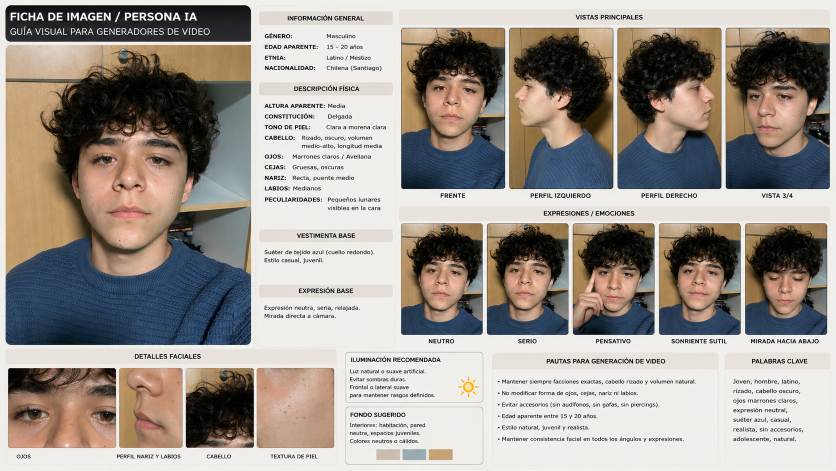
#> input picture pimzath-reels/assets/ficha_visual_pimzath.png, 1672 x 941 px (shown at 1/2 size)
$ python prepare_assets.py
#> lines starting #> are read from the running program, lines starting #| are printed output that depends on the picture; after the words box and inside, x2 and y2 are one past the last pixel; in counts of white or black regions, pixels touching at a corner belong together
"""Prepara los assets derivados en build/ (reproducible, sin aleatoriedad no fijada).

- build/portrait_photo.png   recorte de la foto principal de la ficha visual (sin la interfaz de la ficha)
- build/portrait_sketch.png  tratamiento lápiz + color original atenuado (conserva rasgos, rizos, lunares, suéter azul)
- build/cover_card.png       arte de la portada recortado de la captura del teléfono (sin hora, controles ni notificaciones)
- build/cover_art_rgba.png   solo el dibujo (papel blanco -> transparente) para componerlo sobre nuestro papel
- build/paper_ivory.png, build/paper_plum.png, build/grain.png  texturas de papel/lápiz (semilla fija)

Uso: python3 tools/prepare_assets.py
"""
from pathlib import Path

import numpy as np
from PIL import Image, ImageFilter
from scipy import ndimage

ROOT = Path(__file__).resolve().parents[1]
A = ROOT / "assets"
B = ROOT / "build"
W, H = 1080, 1920


def save(arr, name):
    Image.fromarray(np.clip(arr, 0, 255).astype(np.uint8)).save(B / name)


def portrait():
    im = Image.open(A / "ficha_visual_pimzath.png").convert("RGB").crop((14, 92, 500, 688))
    im.save(B / "portrait_photo.png")
    big = im.resize((im.width * 2, im.height * 2), Image.LANCZOS)
    rgb = np.asarray(big).astype(np.float32)
    gray = rgb @ np.array([0.299, 0.587, 0.114], dtype=np.float32)
    inv_blur = ndimage.gaussian_filter(255 - gray, 9)
    dodge = np.clip(gray * 255 / np.maximum(1, 255 - inv_blur), 0, 255)
    sketch = np.clip((dodge - 40) * 1.25, 0, 255)
    # trazo de lápiz: líneas ciruela sobre marfil, luego se mezcla con el color original
    ivory = np.array([242, 233, 220], np.float32)
    plum = np.array([50, 28, 44], np.float32)
    k = (sketch / 255.0)[..., None]
    pencil = plum * (1 - k) + ivory * k
    luma = pencil * 0.5 + gray[..., None] * 0.5
    chroma = rgb - gray[..., None]
    out = luma + chroma * 1.15
    save(out, "portrait_sketch.png")


def cover():
    im = Image.open(A / "portada_captura_telefono.png").convert("RGB")
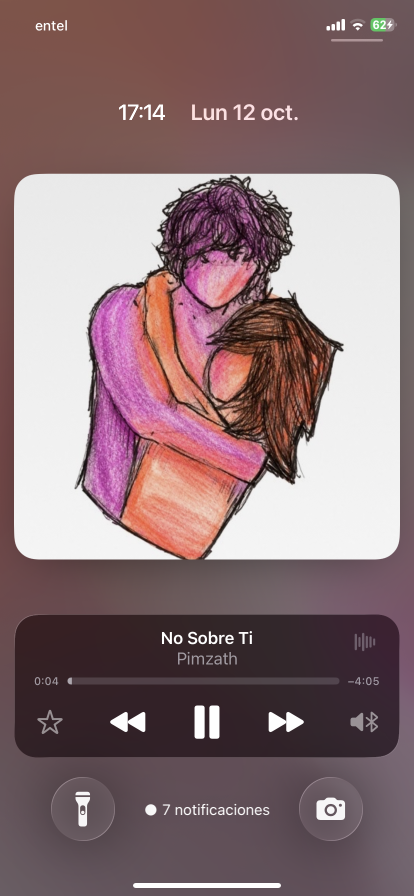
#> input picture pimzath-reels/assets/portada_captura_telefono.png, 828 x 1792 px (shown at 1/2 size)
#> im is the input picture: PIL image 828x1792 RGB; mean R, G, B 140.1, 116.2, 119.9
    card = np.asarray(im.crop((29, 351, 799, 1116))).astype(np.float32)
    h, w = card.shape[:2]
#> h = 765; w = 770
    paper = np.median(card[5:60, 40:200].reshape(-1, 3), axis=0)
#> paper = [234, 234, 234]
    yy, xx = np.mgrid[0:h, 0:w]
    r = 36
    cx = np.clip(xx, r, w - 1 - r)
    cy = np.clip(yy, r, h - 1 - r)
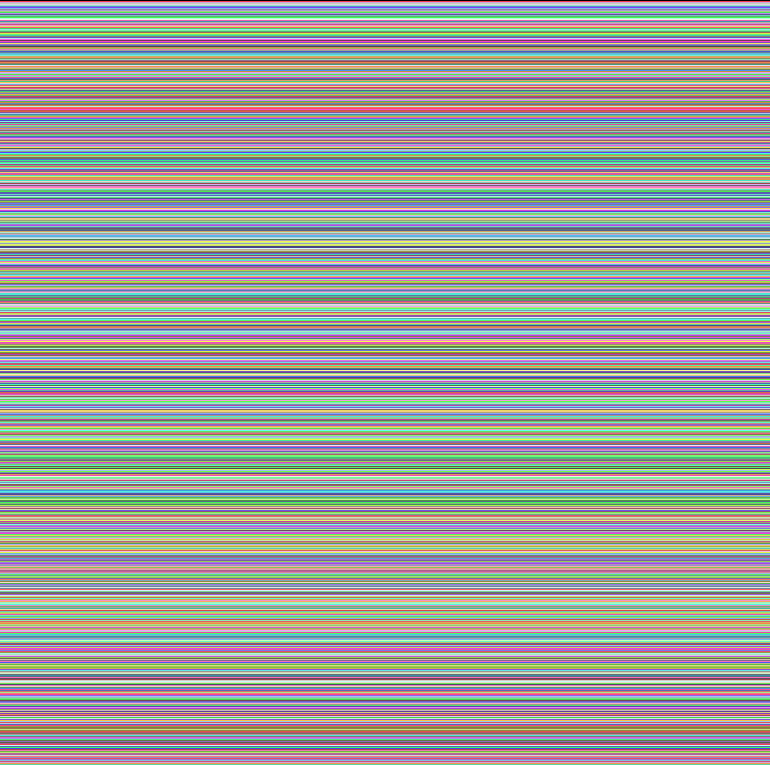
#> yy: shape (765, 770) int64; 765 distinct labels, from 0 to 764; one colour per label, 0 black
    outside = (xx - cx) ** 2 + (yy - cy) ** 2 > r * r
    card[outside] = paper
#> card: shape (765, 770, 3) float32; mean R, G, B 200.5, 174.3, 178.3
    save(card, "cover_card.png")
    diff = np.max(np.abs(card - paper), axis=2)
    lum = card.mean(axis=2)
    a = np.clip((diff - 10) / 60.0, 0, 1)
    a = np.maximum(a, np.clip((paper.mean() - lum - 8) / 70.0, 0, 1))
    a = ndimage.gaussian_filter(a, 0.6)
    col = (card - paper * (1 - a[..., None])) / np.maximum(a[..., None], 0.05)
    rgba = np.dstack([np.clip(col, 0, 255), a * 255])
    edge = ndimage.binary_dilation(outside, iterations=6)
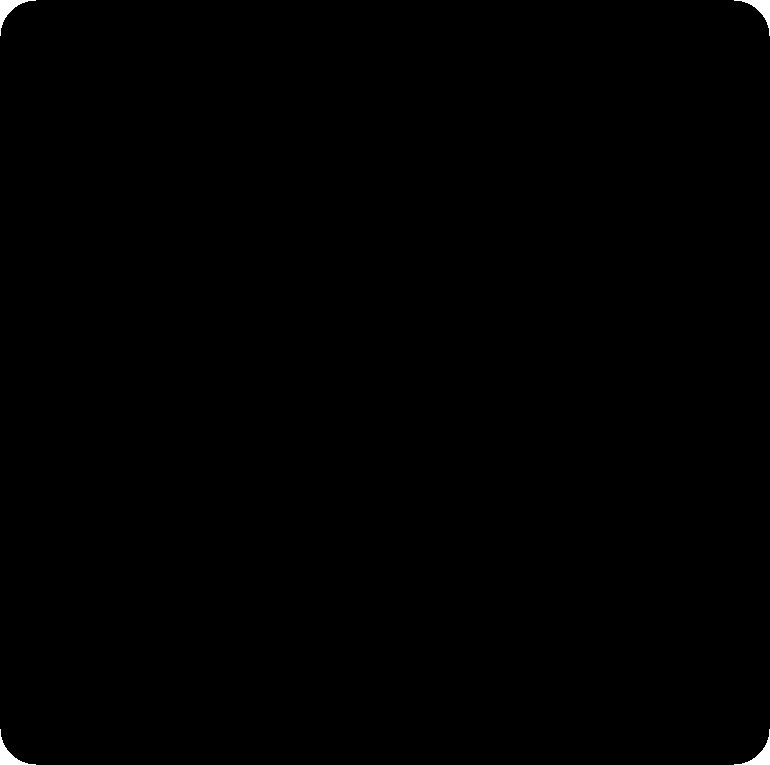
#> outside: shape (765, 770) bool; 0.22% white; 4 white regions, box (x1, y1, x2, y2) and area: (0, 0, 36, 36) 319, (734, 0, 770, 36) 319, (0, 729, 36, 765) 319, (734, 729, 770, 765) 319
    edge[:6], edge[-6:], edge[:, :6], edge[:, -6:] = True, True, True, True
    rgba[edge] = 0
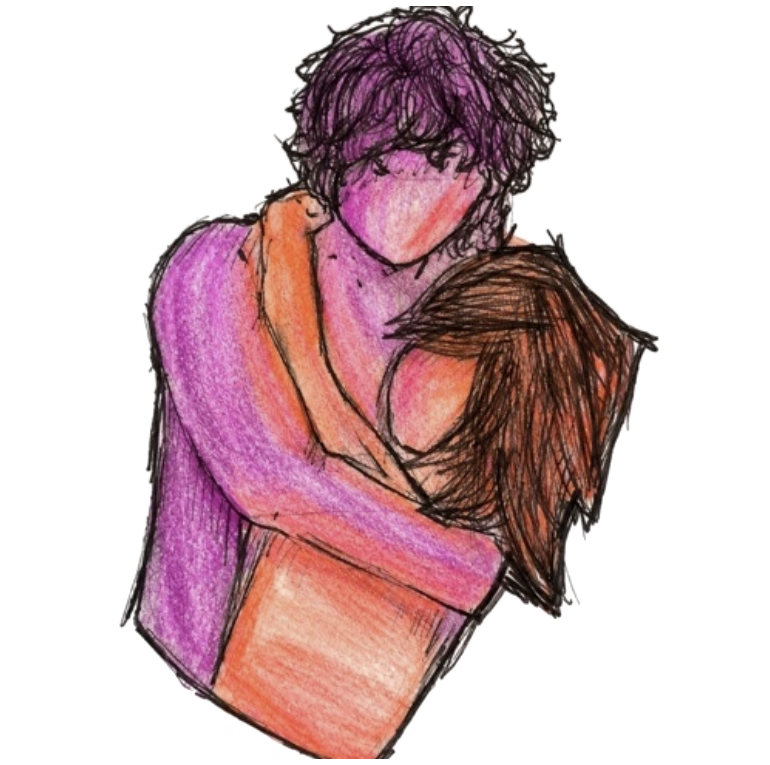
#> rgba: shape (765, 770, 4) float32; mean R, G, B, A 116.8, 90.2, 94, 112.3; transparent parts drawn white
    save(rgba, "cover_art_rgba.png")


def paper(base, fiber_col, seed, name, grain_amt=10.0):
#> called with base = (242, 233, 220), fiber_col = (200, 170, 160), seed = 11, name = 'paper_ivory.png', grain_amt = 10
    rng = np.random.default_rng(seed)
    low = ndimage.gaussian_filter(rng.standard_normal((H // 8, W // 8)), 6)
    low = np.kron(low / (np.abs(low).max() + 1e-6), np.ones((8, 8)))[:H, :W]
    fine = ndimage.gaussian_filter(rng.standard_normal((H, W)), 0.7)
    img = np.ones((H, W, 3), np.float32) * np.array(base, np.float32)
    img += (low * 9 + fine * grain_amt)[..., None]
    # fibras
    fib = np.zeros((H, W), np.float32)
    for _ in range(900):
        x, y = rng.uniform(0, W), rng.uniform(0, H)
        ang = rng.uniform(0, np.pi)
        ln = rng.uniform(8, 40)
        for s in np.linspace(0, ln, int(ln)):
            px, py = int(x + np.cos(ang) * s), int(y + np.sin(ang) * s)
            if 0 <= px < W and 0 <= py < H:
                fib[py, px] += 1
    fib = ndimage.gaussian_filter(fib, 0.6)
    img = img * (1 - 0.18 * fib[..., None]) + np.array(fiber_col, np.float32) * 0.18 * fib[..., None]
    save(img, name)
#> call 4 of save, with name = 'paper_ivory.png'
#> in save (call 4), `Image.fromarray(np.clip(arr, 0, 255).astype(np.uint8)).save(B / name)`:
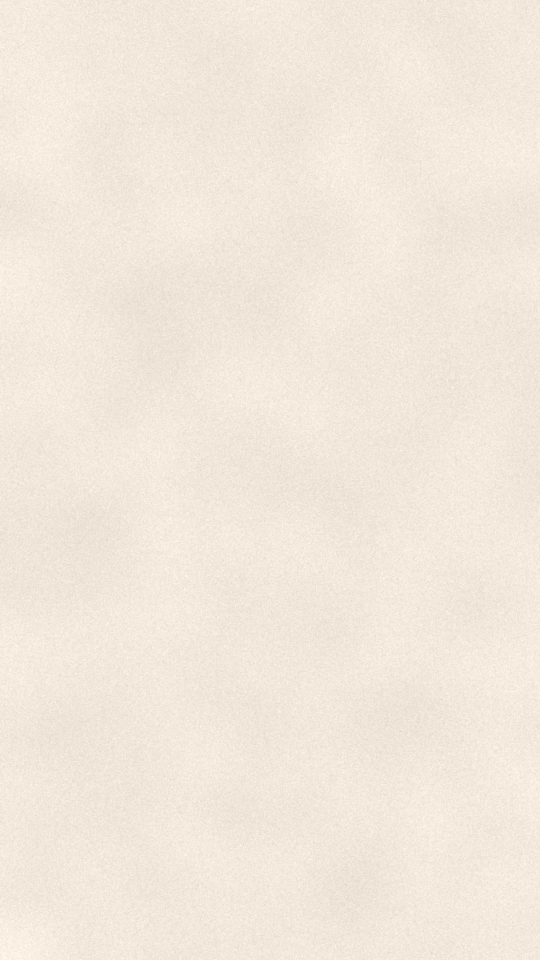
#> saved as paper_ivory.png: PIL image 1080x1920 RGB (shown at 1/2 size); mean R, G, B 241.5, 232.5, 219.5
#> in save (call 5), `Image.fromarray(np.clip(arr, 0, 255).astype(np.uint8)).save(B / name)`:
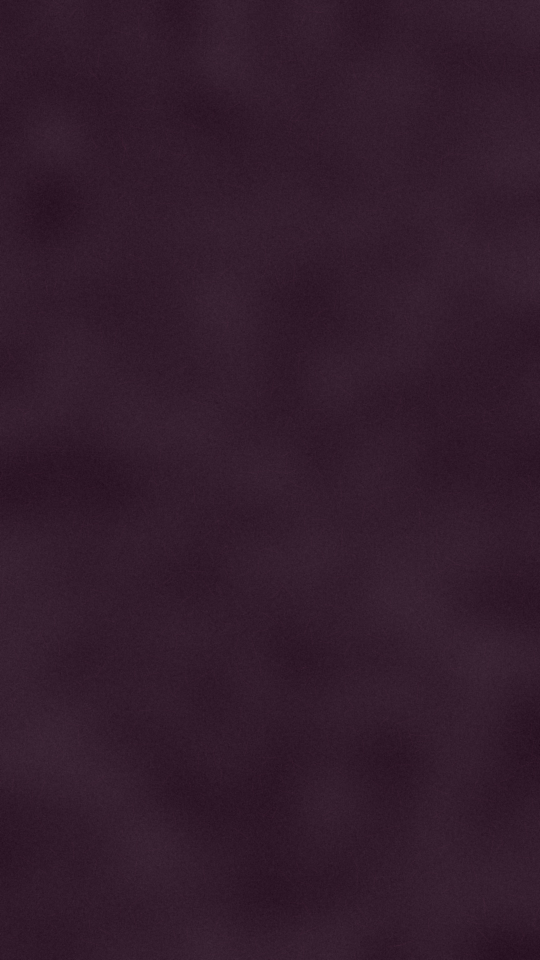
#> saved as paper_plum.png: PIL image 1080x1920 RGB (shown at 1/2 size); mean R, G, B 50.2, 28.1, 44.2


def grain():
    rng = np.random.default_rng(7)
    g = ndimage.gaussian_filter(rng.standard_normal((H, W)), 0.8)
    g = (g / np.abs(g).max())
    # trama diagonal suave tipo lápiz
    yy, xx = np.mgrid[0:H, 0:W]
    hatch = np.sin((xx + yy * 0.35) * 0.9) * 0.25
    v = np.clip(128 + (g + hatch * np.abs(g)) * 120, 0, 255)
    Image.fromarray(v.astype(np.uint8), "L").save(B / "grain.png")
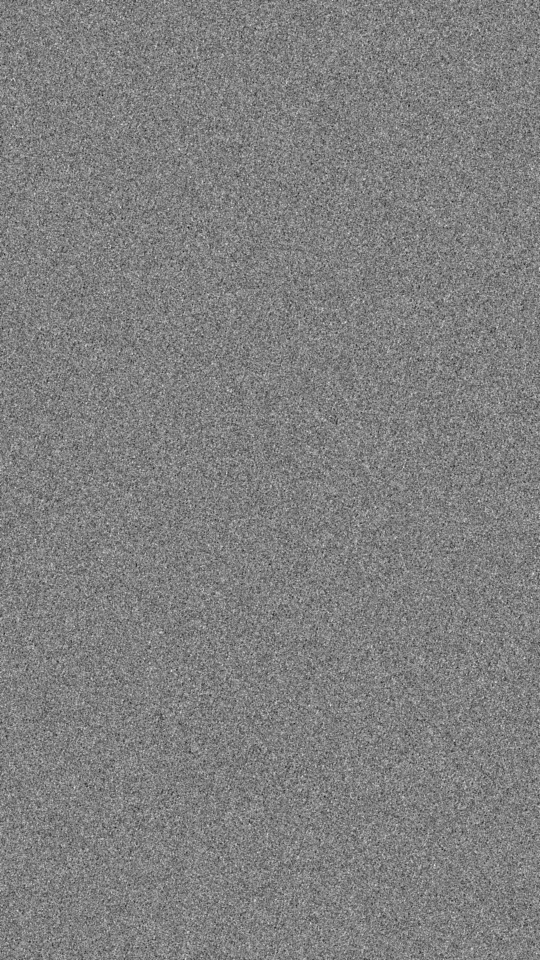
#> saved as grain.png: PIL image 1080x1920 L (shown at 1/2 size); min 0, max 255, mean 127.5


def main():
    B.mkdir(exist_ok=True)
    portrait()
    cover()
    paper((242, 233, 220), (200, 170, 160), 11, "paper_ivory.png")
    paper((50, 28, 44), (110, 50, 80), 12, "paper_plum.png", grain_amt=6.0)
    grain()
    print("ok")


if __name__ == "__main__":
    main()
